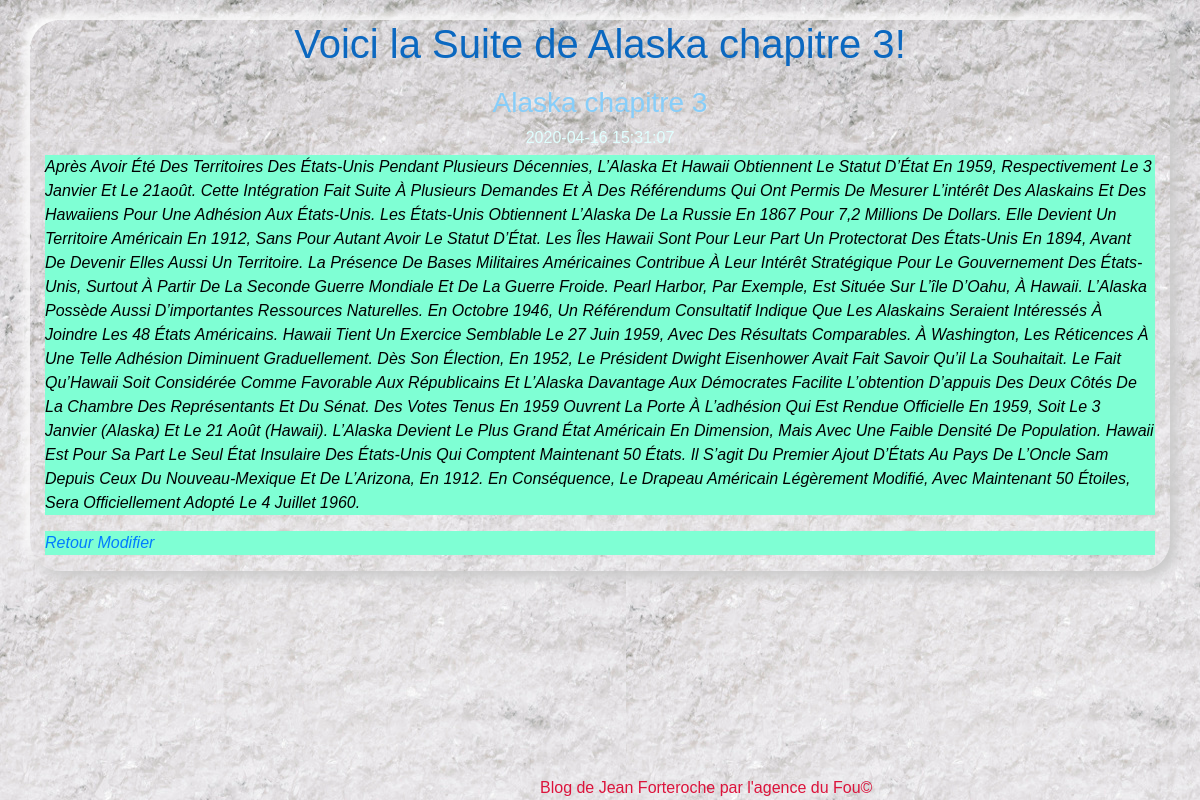
Screenshot of /concentre_toi/lirelasuite.php?id=3 with the database file from the repository.
### tables this page shows
CREATE TABLE `chapitre` (
  `id` int(11) NOT NULL,
  `titre` varchar(255) NOT NULL,
  `contenu` text NOT NULL,
  `date_creation` datetime NOT NULL,
  `publication` tinyint(1) NOT NULL DEFAULT '0'
);

### concentre_toi/lirelasuite.php (the view, shortened to what this page needs)
<?php
if(isset($_GET['id']) && !empty($_GET['id'])){
    require_once('connex_bdd.php');
    $id = strip_tags($_GET['id']);
    $sql = 'SELECT * FROM chapitre WHERE id= :id;';
    $query=$bdd->prepare($sql);
    $query->bindValue(':id', $id, PDO::PARAM_INT);
    $query->execute();
    $chapitre = $query->fetch();
    }else{
        $_SESSION['erreur'] = "De quel Chapitre parlez-vous ?!";
        header('location: AdminBillet.php');
    }
?>
<!DOCTYPE html>
<html lang="fr">
<head>
    <link rel=" stylesheet" href="https://stackpath.bootstrapcdn.com/bootstrap/4.4.1/css/bootstrap.min.css"
>
    <link rel="stylesheet" href="public/css/styles.css">
</head>
<body>
    <main class="container">
        <div class="row">
            <section class="col-12">
                <h1>Voici la Suite de <?= $chapitre['titre'] ?>!</h1>
                <h3><?= $chapitre['titre'] .'</h>'.'<h5>'. " " . $chapitre['date_creation'] .'</h5>' ?>
                <p><?= $chapitre['contenu'] ?></p>
                <p>
                    <a href="AdminBillet.php">Retour</a>
                    <a href="update.php?id=<?= $chapitre['id'] ?>">Modifier</a>
                </p>
            </section>
        </div>
    </main>
    <footer>
                <?php require_once('footer.php'); ?>
    </footer>
</body>
</html>

### public/css/styles.css (style rules this page uses)
body { background: lightslategray url("../images/snowBG.jpg") repeat fixed 0 0; font-family: 'Lucida Sans', 'Lucida Sans Regular', 'Lucida Grande', 'Lucida Sans Unicode', Geneva, Verdana, sans-serif; }
h1 { text-align: center; color: rgb(11, 104, 192); padding-bottom: 10px; }
h3 { text-align: center; color: lightskyblue; }
h5 { color: lightcyan; font-size: 1rem; text-align: center; }
main { margin-top: 20px; }
.container { border-radius: 30px; box-shadow: 6px 6px 12px #c9c9c9, -6px -6px 12px #fff; }
p { text-transform: capitalize; font-style: oblique; color: black; background-color: aquamarine; }
footer { position:absolute; color: crimson; bottom: 0; left:45%; }

### rows the page displays
chapitre: titre "Alaska chapitre 3", date_creation "2020-04-16 15:31:07", contenu "Après Avoir Été Des Territoires Des États-Unis Pendant Plusieurs Décennies, L’Alaska Et Hawaii Obtiennent Le Statut D’État En 1959, Respectivement Le 3 Janvier Et Le 21août. Cette Intégration Fait Suite À Plusieurs Demandes Et À Des Référendums Qui Ont Permis De Mesurer L’intérêt Des Alaskains Et Des Hawaiiens Pour Une Adhésion Aux États-Unis. Les États-Unis Obtiennent L’Alaska De La Russie En 1867 Pour 7,2 Millions De Dollars. Elle Devient Un Territoire Américain En 1912, Sans Pour Autant Avoir Le Statut D’État. Les Îles Hawaii Sont Pour Leur Part Un Protectorat Des États-Unis En 1894, Avant De Devenir Elles Aussi Un Territoire. La Présence De Bases Militaires Américaines Contribue À Leur…"
